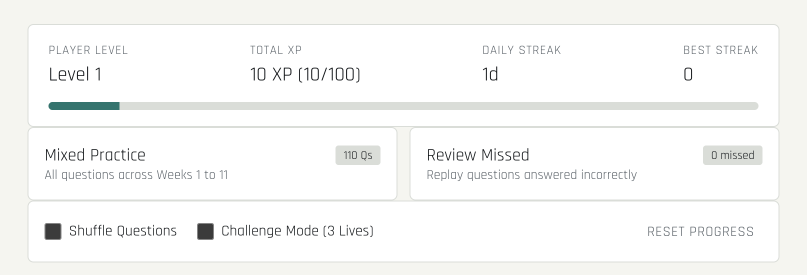
#> input picture assets/front.png, 1614 x 550 px, found by its file name (shown at 1/2 size)
$ python find_border_lines.py
#> lines starting #> are read from the running program, lines starting #| are printed output that depends on the picture; after the words box and inside, x2 and y2 are one past the last pixel; in counts of white or black regions, pixels touching at a corner belong together
from PIL import Image
import numpy as np

im = Image.open("assets/front.png").convert("RGB")
arr = np.array(im)

# Let us print the bounding boxes of borders
# A border pixel is close to (218, 221, 216)
is_border = (np.abs(arr[:, :, 0] - 218) < 10) & (np.abs(arr[:, :, 1] - 221) < 10) & (np.abs(arr[:, :, 2] - 216) < 10)
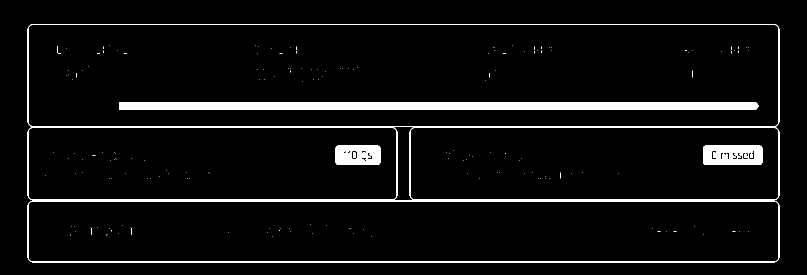
#> is_border: shape (550, 1614) bool (shown at 1/2 size); 5.4% white; 181 white regions (172 under 20 px), largest, box (x1, y1, x2, y2) and area: (239, 204, 1517, 220) 20414, (55, 48, 1559, 525) 20144, (1406, 291, 1525, 330) 3969

# Check horizontal lines of border
border_rows = np.where(np.sum(is_border, axis=1) > 500)[0]
#> border_rows = 28 values from 48 to 524
print("Border rows (horizontal lines across screen):", border_rows)
#| Border rows (horizontal lines across screen): [ 48  49 204 205 206 207 208 209 210 211 212 213 214 215 216 217 218 219
#|  252 253 254 255 399 400 401 402 523 524]
